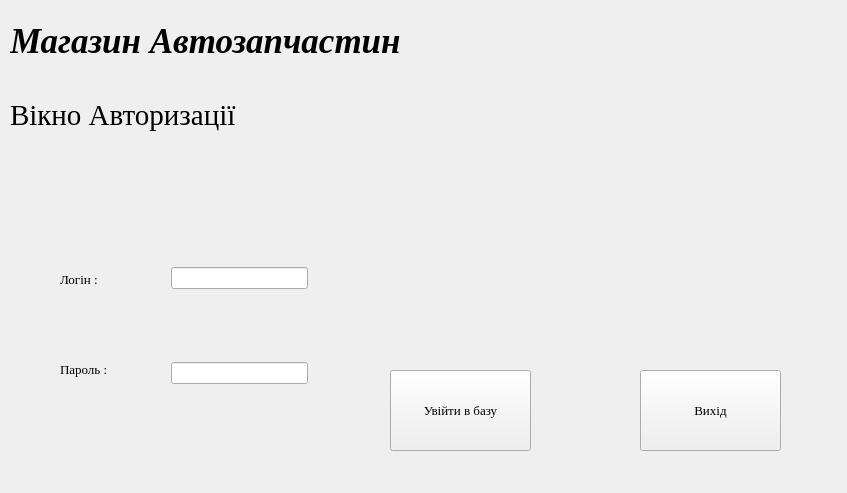
<?xml version="1.0" encoding="UTF-8"?>
<ui version="4.0">
 <class>LoginWindow</class>
 <widget class="QWidget" name="LoginWindow">
  <property name="geometry">
   <rect>
    <x>0</x>
    <y>0</y>
    <width>847</width>
    <height>493</height>
   </rect>
  </property>
  <property name="windowTitle">
   <string>Form</string>
  </property>
  <widget class="QLabel" name="name_label">
   <property name="geometry">
    <rect>
     <x>10</x>
     <y>10</y>
     <width>911</width>
     <height>61</height>
    </rect>
   </property>
   <property name="font">
    <font>
     <family>Times New Roman</family>
     <pointsize>26</pointsize>
     <weight>75</weight>
     <italic>true</italic>
     <bold>true</bold>
    </font>
   </property>
   <property name="text">
    <string>Магазин Автозапчастин</string>
   </property>
   <property name="alignment">
    <set>Qt::AlignLeading|Qt::AlignLeft|Qt::AlignVCenter</set>
   </property>
  </widget>
  <widget class="QLabel" name="logwin_label">
   <property name="geometry">
    <rect>
     <x>10</x>
     <y>90</y>
     <width>911</width>
     <height>51</height>
    </rect>
   </property>
   <property name="font">
    <font>
     <family>Times New Roman</family>
     <pointsize>22</pointsize>
    </font>
   </property>
   <property name="text">
    <string>Вікно Авторизації</string>
   </property>
   <property name="alignment">
    <set>Qt::AlignLeading|Qt::AlignLeft|Qt::AlignVCenter</set>
   </property>
  </widget>
  <widget class="QPushButton" name="enter_button">
   <property name="geometry">
    <rect>
     <x>390</x>
     <y>370</y>
     <width>141</width>
     <height>81</height>
    </rect>
   </property>
   <property name="font">
    <font>
     <family>Times New Roman</family>
     <pointsize>10</pointsize>
    </font>
   </property>
   <property name="text">
    <string>Увійти в базу</string>
   </property>
  </widget>
  <widget class="QPushButton" name="exit_button">
   <property name="geometry">
    <rect>
     <x>640</x>
     <y>370</y>
     <width>141</width>
     <height>81</height>
    </rect>
   </property>
   <property name="font">
    <font>
     <family>Times New Roman</family>
     <pointsize>10</pointsize>
    </font>
   </property>
   <property name="text">
    <string>Вихід</string>
   </property>
  </widget>
  <widget class="QLabel" name="error_label">
   <property name="geometry">
    <rect>
     <x>480</x>
     <y>240</y>
     <width>331</width>
     <height>91</height>
    </rect>
   </property>
   <property name="font">
    <font>
     <family>Times New Roman</family>
     <pointsize>18</pointsize>
    </font>
   </property>
   <property name="text">
    <string/>
   </property>
  </widget>
  <widget class="QLineEdit" name="login_edit">
   <property name="geometry">
    <rect>
     <x>171</x>
     <y>267</y>
     <width>137</width>
     <height>22</height>
    </rect>
   </property>
  </widget>
  <widget class="QLineEdit" name="password_edit">
   <property name="geometry">
    <rect>
     <x>171</x>
     <y>362</y>
     <width>137</width>
     <height>22</height>
    </rect>
   </property>
  </widget>
  <widget class="QLabel" name="pass_label">
   <property name="geometry">
    <rect>
     <x>60</x>
     <y>360</y>
     <width>61</width>
     <height>19</height>
    </rect>
   </property>
   <property name="font">
    <font>
     <family>Times New Roman</family>
     <pointsize>10</pointsize>
    </font>
   </property>
   <property name="text">
    <string>Пароль :</string>
   </property>
  </widget>
  <widget class="QLabel" name="log_label">
   <property name="geometry">
    <rect>
     <x>60</x>
     <y>270</y>
     <width>50</width>
     <height>19</height>
    </rect>
   </property>
   <property name="font">
    <font>
     <family>Times New Roman</family>
     <pointsize>10</pointsize>
    </font>
   </property>
   <property name="mouseTracking">
    <bool>true</bool>
   </property>
   <property name="text">
    <string>Логін :</string>
   </property>
  </widget>
 </widget>
 <resources/>
 <connections/>
</ui>
